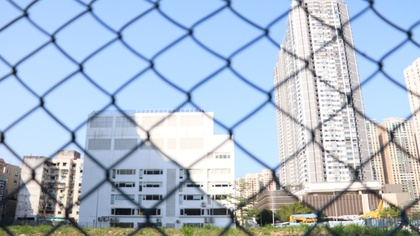
%> input picture object/05.jpg, 420 x 236 px, shrunk from 6000 x 3375 before the run
$ octave demo05.m   (GNU Octave 9; MATLAB toolbox functions it lacks are replaced by stand-ins)
%> lines starting %> are read from the running program, lines starting %| are printed output that depends on the picture; in (x1, y1, x2, y2) boxes, pixels count from 0 and x2, y2 are one past the last pixel; in counts of white or black regions, pixels touching at a corner belong together; the program's own positions count from 1
### component.m
function[ M, counts, s_counts ] = component(mask, connected ,th)
% Extract the connected components of fence according to th
[m,n] = size(mask);

[L,num] = bwlabel(mask,connected);
counts(1:num) = double(1);

for i= 1:m
    for j = 1:n
        if(L(i,j) > 0 )
            counts(1,L(i,j)) = double(counts(1,L(i,j))+1);
        end

    end
end

%sorts counts in descending order.
s_counts = sort(counts , 'descend');

counter = 1;

for i = 1:th
    x = s_counts(i);
    location = find(counts == x);
    [p q] = size(location);

    if(p>1)
        for j = 1:p
            locations(counter , 1) = location(p,1);
            counter = counter + 1;
        end
    else
        locations(counter , 1 ) = location(p,1);
        counter = counter + 1;
    end

    if(counter > th)
        break;
    end

end

M(m,n) = zeros;

for i = 1:th

    z = locations(i , 1);

    for j = 1:m
        for k =1:n

            if( L(j,k) == z)
                M(j,k) = 1;

            end
        end
    end


end

end

### demo05.m
tic;
close all;
clear all;
object_image = imread('demo_image\object\05.JPG');
%> object_image is the input picture: size 236x420x3 uint8; mean R, G, B 172.9, 188, 204.6
fence_image = imread('demo_image\fence\05.JPG');
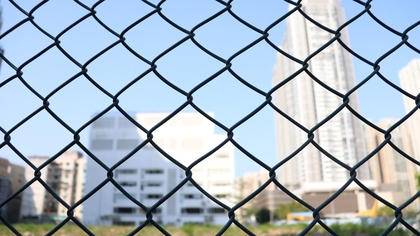
%> input picture fence/05.jpg, 420 x 236 px, shrunk from 6000 x 3375 before the run
%> fence_image is the input picture: size 236x420x3 uint8; mean R, G, B 168.9, 182.8, 195.1
% Setup
fill_image = object_image;
set1 = 5 ;
set2 = 50 ;
% The value of connected is 4 or 8
% Indicating whether to search the area by 4 connected or 8 connected
connected = 8;
% Threshold of connected components
th = 100;
% Structural element objects for operations such as expansion corrosion and opening and closing operations
se = strel('disk',70);

% Gaussian blur
% Returns a rotationally symmetric Gaussian low-pass filter with dimensions of standard deviation
h1 = fspecial('gaussian',set1,set1*2);
h2 = fspecial('gaussian',set1,set2*2);
o_img_gray = rgb2gray(object_image);
f_img_gray = rgb2gray(fence_image);
% Identification fences
o_img_blur = imfilter(o_img_gray , h1, 'symmetric');
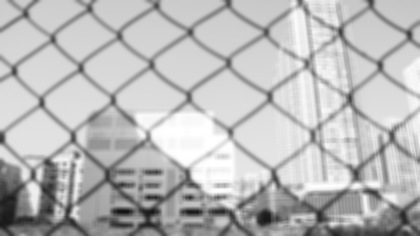
%> o_img_blur: size 236x420 uint8; min 17, max 255, mean 185.4
f_img_blur = imfilter(f_img_gray , h1, 'symmetric');
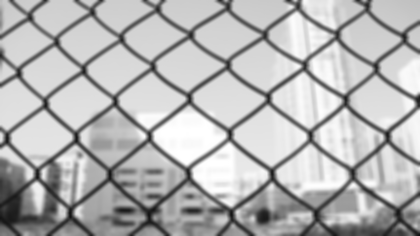
%> f_img_blur: size 236x420 uint8; min 15, max 255, mean 180.1
o_img_sub = imsubtract(o_img_gray,o_img_blur);
f_img_sub = imsubtract(f_img_gray,f_img_blur);
% Extraction fences
f_img_sub_blur = imfilter(f_img_sub , h2, 'symmetric');
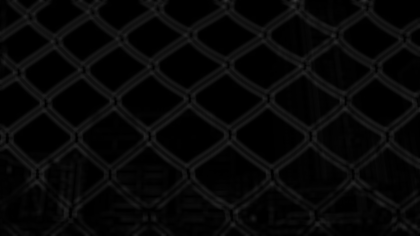
%> f_img_sub_blur: size 236x420 uint8; min 0, max 54, mean 7.3
o_img_sub_D = double(o_img_sub);
f_img_sub_blur_D = double(f_img_sub_blur);
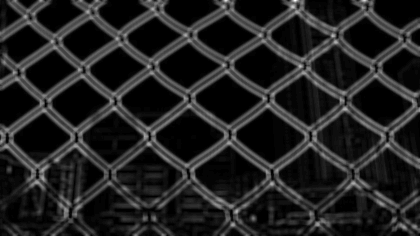
%> f_img_sub_blur_D: size 236x420 double; min 0, max 54, mean 7.3; mean of the top-left, top-right, bottom-left and bottom-right quarters 7.5, 7.5, 6.8, 7.3; drawn with min black and max white
[h,w] = size(o_img_sub_D);
%> h = 236; w = 420
[r,c] = size(f_img_sub_blur_D);
%> r = 236; c = 420
sub_img = zeros();

%Into a mask image
for i=1:r
    for j=1:c
        if f_img_sub_blur_D(i, j) > 1
            sub_img(i, j) = 1;
        else
            sub_img(i, j) = 0;
        end
    end
end
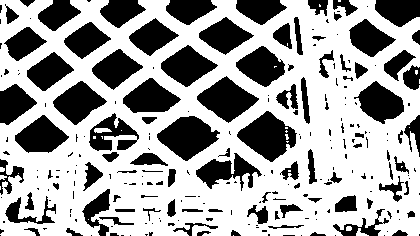
%> sub_img: size 236x420 double; values 0 (black) and 1 (white), 63.6% white; 241 black regions (145 under 20 px), largest, box (x1, y1, x2, y2) and area: (237, 111, 297, 162) 1712, (157, 116, 220, 161) 1679, (197, 76, 259, 123) 1542

% Optimize the raised fence part
% Extract the fence parts
[sub_img_C] = component(sub_img, connected, th);
%> in component, `[L,num] = bwlabel(mask,connected);`:
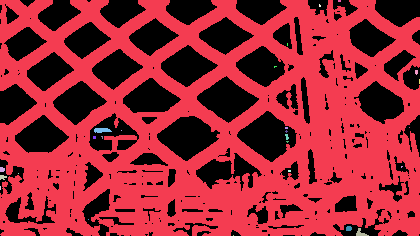
%> L: size 236x420 double; 27 distinct labels, from 0 to 26; one colour per label, 0 black
%> in component, `[L,num] = bwlabel(mask,connected);`: num = 26
%> after the loop in component, `for i= 1:m`: counts = 26 values, max 62745 at index 1, min 2 at index 5, mean 2425.4
%> in component, `s_counts = sort(counts , 'descend');`: s_counts = 26 values, max 62745 at index 1, min 2 at index 22, mean 2425.4
%> the loop in component, `for i = 1:th` made 27 passes
%> (x, location, q) on passes 1 to 12: (62745, 1, 1), (71, 8, 1), (50, 22, 1), (28, 21, 1), (26, 3, 1), (23, 2, 1), (17, 15, 1), (14, 25, 1), (10, 7, 1), (7, [13 18 20], 3), (7, [13 18 20], 3), (7, [13 18 20], 3)
%> the run ends on the next line
